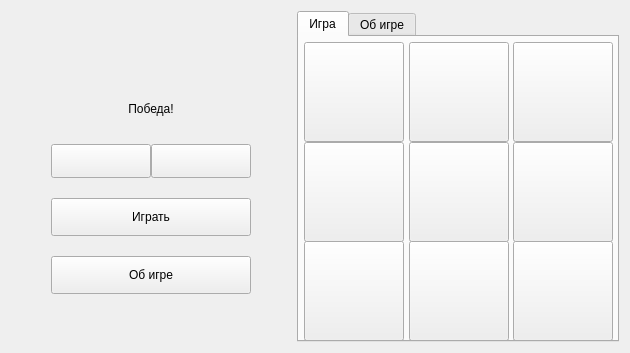
<?xml version="1.0" encoding="UTF-8"?>
<ui version="4.0">
 <class>Widget</class>
 <widget class="QWidget" name="Widget">
  <property name="geometry">
   <rect>
    <x>0</x>
    <y>0</y>
    <width>630</width>
    <height>353</height>
   </rect>
  </property>
  <property name="minimumSize">
   <size>
    <width>630</width>
    <height>0</height>
   </size>
  </property>
  <property name="maximumSize">
   <size>
    <width>750</width>
    <height>450</height>
   </size>
  </property>
  <property name="windowTitle">
   <string>Крестики-нолики</string>
  </property>
  <property name="windowIcon">
   <iconset>
    <normaloff>:/resourses/images/title_ico.png</normaloff>:/resourses/images/title_ico.png</iconset>
  </property>
  <property name="styleSheet">
   <string notr="true"/>
  </property>
  <layout class="QHBoxLayout" name="horizontalLayout_2">
   <item>
    <spacer name="horizontalSpacer">
     <property name="orientation">
      <enum>Qt::Horizontal</enum>
     </property>
     <property name="sizeType">
      <enum>QSizePolicy::Fixed</enum>
     </property>
     <property name="sizeHint" stdset="0">
      <size>
       <width>40</width>
       <height>20</height>
      </size>
     </property>
    </spacer>
   </item>
   <item>
    <layout class="QVBoxLayout" name="verticalLayout">
     <property name="spacing">
      <number>20</number>
     </property>
     <item>
      <spacer name="verticalSpacer_2">
       <property name="orientation">
        <enum>Qt::Vertical</enum>
       </property>
       <property name="sizeHint" stdset="0">
        <size>
         <width>20</width>
         <height>40</height>
        </size>
       </property>
      </spacer>
     </item>
     <item>
      <widget class="QLabel" name="label">
       <property name="sizePolicy">
        <sizepolicy hsizetype="Preferred" vsizetype="Preferred">
         <horstretch>0</horstretch>
         <verstretch>0</verstretch>
        </sizepolicy>
       </property>
       <property name="minimumSize">
        <size>
         <width>0</width>
         <height>0</height>
        </size>
       </property>
       <property name="text">
        <string/>
       </property>
       <property name="pixmap">
        <pixmap>:/resourses/images/name.png</pixmap>
       </property>
       <property name="alignment">
        <set>Qt::AlignCenter</set>
       </property>
      </widget>
     </item>
     <item>
      <widget class="QLabel" name="messageLabel">
       <property name="sizePolicy">
        <sizepolicy hsizetype="Preferred" vsizetype="Fixed">
         <horstretch>0</horstretch>
         <verstretch>0</verstretch>
        </sizepolicy>
       </property>
       <property name="minimumSize">
        <size>
         <width>0</width>
         <height>30</height>
        </size>
       </property>
       <property name="text">
        <string>Победа!</string>
       </property>
       <property name="alignment">
        <set>Qt::AlignCenter</set>
       </property>
      </widget>
     </item>
     <item>
      <layout class="QHBoxLayout" name="horizontalLayout">
       <property name="spacing">
        <number>0</number>
       </property>
       <item>
        <widget class="QPushButton" name="leftButton">
         <property name="minimumSize">
          <size>
           <width>0</width>
           <height>34</height>
          </size>
         </property>
         <property name="styleSheet">
          <string notr="true"/>
         </property>
         <property name="text">
          <string/>
         </property>
        </widget>
       </item>
       <item>
        <widget class="QPushButton" name="rightButton">
         <property name="minimumSize">
          <size>
           <width>0</width>
           <height>34</height>
          </size>
         </property>
         <property name="text">
          <string/>
         </property>
        </widget>
       </item>
      </layout>
     </item>
     <item>
      <widget class="QPushButton" name="startButton">
       <property name="minimumSize">
        <size>
         <width>0</width>
         <height>38</height>
        </size>
       </property>
       <property name="styleSheet">
        <string notr="true"/>
       </property>
       <property name="text">
        <string>Играть</string>
       </property>
      </widget>
     </item>
     <item>
      <widget class="QPushButton" name="aboutButton">
       <property name="minimumSize">
        <size>
         <width>0</width>
         <height>38</height>
        </size>
       </property>
       <property name="styleSheet">
        <string notr="true"/>
       </property>
       <property name="text">
        <string>Об игре</string>
       </property>
      </widget>
     </item>
     <item>
      <spacer name="verticalSpacer">
       <property name="orientation">
        <enum>Qt::Vertical</enum>
       </property>
       <property name="sizeHint" stdset="0">
        <size>
         <width>20</width>
         <height>40</height>
        </size>
       </property>
      </spacer>
     </item>
    </layout>
   </item>
   <item>
    <spacer name="horizontalSpacer_2">
     <property name="orientation">
      <enum>Qt::Horizontal</enum>
     </property>
     <property name="sizeType">
      <enum>QSizePolicy::Fixed</enum>
     </property>
     <property name="sizeHint" stdset="0">
      <size>
       <width>40</width>
       <height>20</height>
      </size>
     </property>
    </spacer>
   </item>
   <item>
    <widget class="QTabWidget" name="tabWidget">
     <property name="sizePolicy">
      <sizepolicy hsizetype="Fixed" vsizetype="Fixed">
       <horstretch>0</horstretch>
       <verstretch>0</verstretch>
      </sizepolicy>
     </property>
     <property name="minimumSize">
      <size>
       <width>322</width>
       <height>322</height>
      </size>
     </property>
     <property name="maximumSize">
      <size>
       <width>322</width>
       <height>340</height>
      </size>
     </property>
     <property name="styleSheet">
      <string notr="true"/>
     </property>
     <property name="currentIndex">
      <number>0</number>
     </property>
     <widget class="QWidget" name="tab">
      <attribute name="title">
       <string>Игра</string>
      </attribute>
      <layout class="QGridLayout" name="gridLayout">
       <property name="leftMargin">
        <number>5</number>
       </property>
       <property name="topMargin">
        <number>5</number>
       </property>
       <property name="rightMargin">
        <number>5</number>
       </property>
       <property name="bottomMargin">
        <number>5</number>
       </property>
       <property name="spacing">
        <number>5</number>
       </property>
       <item row="0" column="0">
        <widget class="QPushButton" name="pushButton_0_0">
         <property name="sizePolicy">
          <sizepolicy hsizetype="Fixed" vsizetype="Fixed">
           <horstretch>0</horstretch>
           <verstretch>0</verstretch>
          </sizepolicy>
         </property>
         <property name="minimumSize">
          <size>
           <width>100</width>
           <height>100</height>
          </size>
         </property>
         <property name="text">
          <string/>
         </property>
        </widget>
       </item>
       <item row="0" column="1">
        <widget class="QPushButton" name="pushButton_0_1">
         <property name="sizePolicy">
          <sizepolicy hsizetype="Fixed" vsizetype="Fixed">
           <horstretch>0</horstretch>
           <verstretch>0</verstretch>
          </sizepolicy>
         </property>
         <property name="minimumSize">
          <size>
           <width>100</width>
           <height>100</height>
          </size>
         </property>
         <property name="text">
          <string/>
         </property>
        </widget>
       </item>
       <item row="0" column="2">
        <widget class="QPushButton" name="pushButton_0_2">
         <property name="sizePolicy">
          <sizepolicy hsizetype="Fixed" vsizetype="Fixed">
           <horstretch>0</horstretch>
           <verstretch>0</verstretch>
          </sizepolicy>
         </property>
         <property name="minimumSize">
          <size>
           <width>100</width>
           <height>100</height>
          </size>
         </property>
         <property name="text">
          <string/>
         </property>
        </widget>
       </item>
       <item row="1" column="0">
        <widget class="QPushButton" name="pushButton_1_0">
         <property name="sizePolicy">
          <sizepolicy hsizetype="Fixed" vsizetype="Fixed">
           <horstretch>0</horstretch>
           <verstretch>0</verstretch>
          </sizepolicy>
         </property>
         <property name="minimumSize">
          <size>
           <width>100</width>
           <height>100</height>
          </size>
         </property>
         <property name="text">
          <string/>
         </property>
        </widget>
       </item>
       <item row="1" column="1">
        <widget class="QPushButton" name="pushButton_1_1">
         <property name="sizePolicy">
          <sizepolicy hsizetype="Fixed" vsizetype="Fixed">
           <horstretch>0</horstretch>
           <verstretch>0</verstretch>
          </sizepolicy>
         </property>
         <property name="minimumSize">
          <size>
           <width>100</width>
           <height>100</height>
          </size>
         </property>
         <property name="styleSheet">
          <string notr="true"/>
         </property>
         <property name="text">
          <string/>
         </property>
        </widget>
       </item>
       <item row="1" column="2">
        <widget class="QPushButton" name="pushButton_1_2">
         <property name="sizePolicy">
          <sizepolicy hsizetype="Fixed" vsizetype="Fixed">
           <horstretch>0</horstretch>
           <verstretch>0</verstretch>
          </sizepolicy>
         </property>
         <property name="minimumSize">
          <size>
           <width>100</width>
           <height>100</height>
          </size>
         </property>
         <property name="text">
          <string/>
         </property>
        </widget>
       </item>
       <item row="2" column="0">
        <widget class="QPushButton" name="pushButton_2_0">
         <property name="sizePolicy">
          <sizepolicy hsizetype="Fixed" vsizetype="Fixed">
           <horstretch>0</horstretch>
           <verstretch>0</verstretch>
          </sizepolicy>
         </property>
         <property name="minimumSize">
          <size>
           <width>100</width>
           <height>100</height>
          </size>
         </property>
         <property name="text">
          <string/>
         </property>
        </widget>
       </item>
       <item row="2" column="1">
        <widget class="QPushButton" name="pushButton_2_1">
         <property name="sizePolicy">
          <sizepolicy hsizetype="Fixed" vsizetype="Fixed">
           <horstretch>0</horstretch>
           <verstretch>0</verstretch>
          </sizepolicy>
         </property>
         <property name="minimumSize">
          <size>
           <width>100</width>
           <height>100</height>
          </size>
         </property>
         <property name="text">
          <string/>
         </property>
        </widget>
       </item>
       <item row="2" column="2">
        <widget class="QPushButton" name="pushButton_2_2">
         <property name="sizePolicy">
          <sizepolicy hsizetype="Fixed" vsizetype="Fixed">
           <horstretch>0</horstretch>
           <verstretch>0</verstretch>
          </sizepolicy>
         </property>
         <property name="minimumSize">
          <size>
           <width>100</width>
           <height>100</height>
          </size>
         </property>
         <property name="text">
          <string/>
         </property>
        </widget>
       </item>
      </layout>
     </widget>
     <widget class="QWidget" name="tab_2">
      <attribute name="title">
       <string>Об игре</string>
      </attribute>
      <layout class="QVBoxLayout" name="verticalLayout_2">
       <item>
        <widget class="QLabel" name="aboutTextLabel">
         <property name="text">
          <string>Учебный пример реализации игры Крестики нолики.</string>
         </property>
         <property name="alignment">
          <set>Qt::AlignLeading|Qt::AlignLeft|Qt::AlignTop</set>
         </property>
         <property name="wordWrap">
          <bool>true</bool>
         </property>
        </widget>
       </item>
      </layout>
     </widget>
    </widget>
   </item>
  </layout>
 </widget>
 <resources/>
 <connections/>
</ui>
